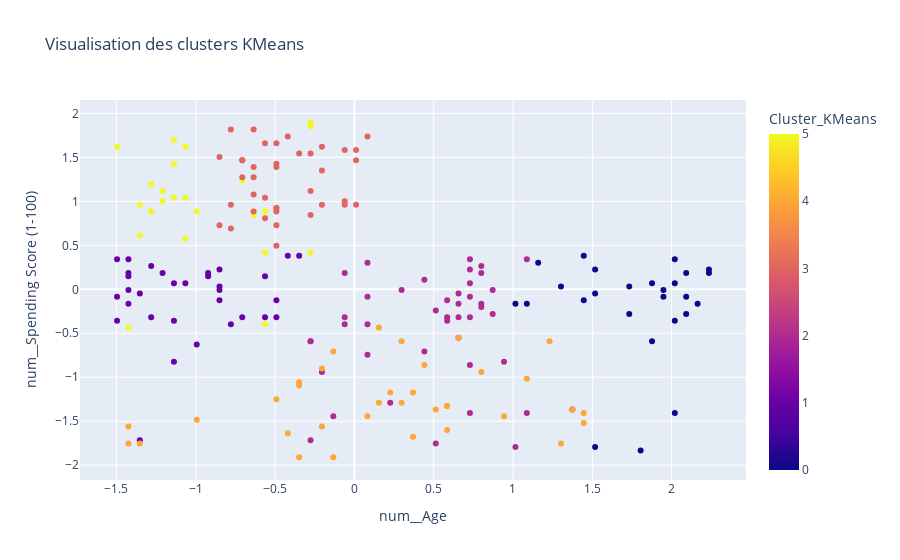

The notebook cell this image was saved under:
### Markdown cell above
We have a nice visualization with a nice cluster separation. Look this time at the variable Age in relation to the Spending Score. What do you notice?

### Code cell
# Création de la visualisation bi-dimensionnelle
fig = px.scatter(
    dataset_cleaned, 
    x='num__Age', 
    y='num__Spending Score (1-100)', 
    color='Cluster_KMeans', 
    title='Visualisation des clusters KMeans',
)

# Affichage de la figure
fig.show()

### Figure 1 — Plotly figure (JSON) as saved in the notebook; plotly's stock layout.template omitted (floating-point values rounded to 4 significant figures; data arrays with more than 128 entries replaced by an {"elided": "..."} marker saying what was removed)
{"data": [{"hovertemplate": "num__Age=%{x}<br>num__Spending Score (1-100)=%{y}<br>Cluster_KMeans=%{marker.color}<extra></extra>", "legendgroup": "", "marker": {"color": {"elided": "200 int values"}, "coloraxis": "coloraxis", "symbol": "circle"}, "mode": "markers", "name": "", "orientation": "v", "showlegend": false, "type": "scatter", "x": {"elided": "200 float values"}, "xaxis": "x", "y": {"elided": "200 float values"}, "yaxis": "y"}], "layout": {"coloraxis": {"colorbar": {"title": {"text": "Cluster_KMeans"}}, "colorscale": [[0, "#0d0887"], [0.1111, "#46039f"], [0.2222, "#7201a8"], [0.3333, "#9c179e"], [0.4444, "#bd3786"], [0.5556, "#d8576b"], [0.6667, "#ed7953"], [0.7778, "#fb9f3a"], [0.8889, "#fdca26"], [1, "#f0f921"]]}, "legend": {"tracegroupgap": 0}, "title": {"text": "Visualisation des clusters KMeans"}, "xaxis": {"anchor": "y", "domain": [0, 1], "title": {"text": "num__Age"}}, "yaxis": {"anchor": "x", "domain": [0, 1], "title": {"text": "num__Spending Score (1-100)"}}}}
